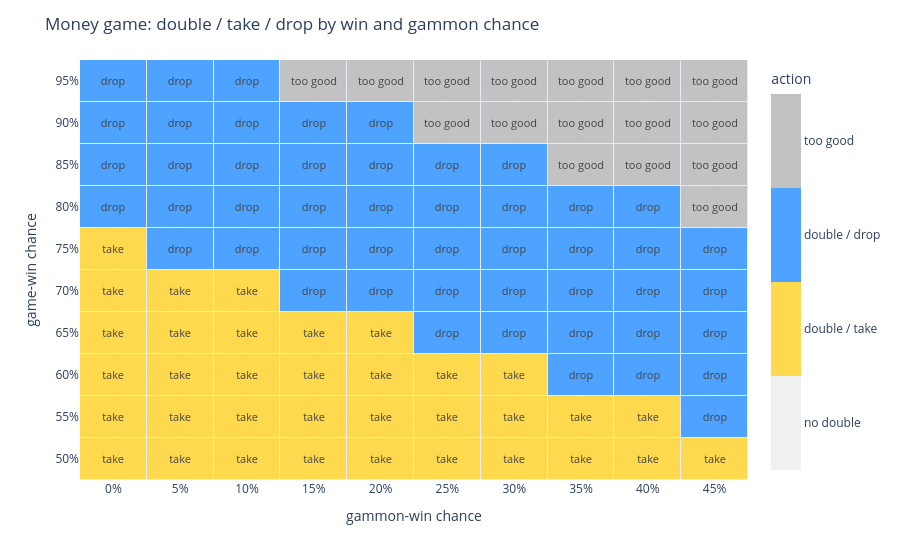

Write notebook code for a chart like this one.
### Markdown cell above
## The money-game cube map

Each cell is a position: your win chance down the side, your gammon-win chance across the top (a gammon is a win too, so it never exceeds the win chance). The colour is the correct cube action in an unlimited game, from the $m = W + G/2$ rule.

- **Yellow** — double, and the opponent has a **take**.
- **Blue** — double, and the opponent must **drop** (you cash a point).

Grey is *no double* (too weak, along the bottom) or *too good* (top-right — play on for the gammon).

### Code cell
import plotly.graph_objects as go

WINS = list(range(50, 100, 5))
GAMS = list(range(0, 46, 5))


def action(win, gammon):
    w, g = win / 100, gammon / 100
    if g > w:
        return None
    m = w + g / 2
    if m < 0.5:
        return 0
    if m <= 0.75:
        return 1
    if m <= 1.0:
        return 2
    return 3


LABELS = ["no double", "double / take", "double / drop", "too good"]
CELL = {0: "", 1: "take", 2: "drop", 3: "too good", None: ""}
z = [[action(w, g) for g in GAMS] for w in WINS]
text = [[CELL[action(w, g)] for g in GAMS] for w in WINS]

colors = ["#eef0f2", "#ffd94d", "#4da3ff", "#c2c2c2"]
scale = []
for i, c in enumerate(colors):
    scale += [[i / 4, c], [(i + 1) / 4, c]]

fig = go.Figure(go.Heatmap(
    z=z, x=[f"{g}%" for g in GAMS], y=[f"{w}%" for w in WINS],
    text=text, texttemplate="%{text}", textfont=dict(size=11),
    colorscale=scale, zmin=-0.5, zmax=3.5, xgap=1, ygap=1,
    colorbar=dict(tickvals=[0, 1, 2, 3], ticktext=LABELS, title="action")))
fig.update_layout(
    title="Money game: double / take / drop by win and gammon chance",
    xaxis_title="gammon-win chance", yaxis_title="game-win chance",
    margin=dict(t=60))
fig.show()

### Figure 1 — Plotly figure (JSON) as saved in the notebook; plotly's stock layout.template omitted (floating-point values rounded to 4 significant figures)
{"data": [{"colorbar": {"ticktext": ["no double", "double / take", "double / drop", "too good"], "tickvals": [0, 1, 2, 3], "title": {"text": "action"}}, "colorscale": [[0.0, "#eef0f2"], [0.25, "#eef0f2"], [0.25, "#ffd94d"], [0.5, "#ffd94d"], [0.5, "#4da3ff"], [0.75, "#4da3ff"], [0.75, "#c2c2c2"], [1.0, "#c2c2c2"]], "text": [["take", "take", "take", "take", "take", "take", "take", "take", "take", "take"], ["take", "take", "take", "take", "take", "take", "take", "take", "take", "drop"], ["take", "take", "take", "take", "take", "take", "take", "drop", "drop", "drop"], ["take", "take", "take", "take", "take", "drop", "drop", "drop", "drop", "drop"], ["take", "take", "take", "drop", "drop", "drop", "drop", "drop", "drop", "drop"], ["take", "drop", "drop", "drop", "drop", "drop", "drop", "drop", "drop", "drop"], ["drop", "drop", "drop", "drop", "drop", "drop", "drop", "drop", "drop", "too good"], ["drop", "drop", "drop", "drop", "drop", "drop", "drop", "too good", "too good", "too good"], ["drop", "drop", "drop", "drop", "drop", "too good", "too good", "too good", "too good", "too good"], ["drop", "drop", "drop", "too good", "too good", "too good", "too good", "too good", "too good", "too good"]], "textfont": {"size": 11}, "texttemplate": "%{text}", "type": "heatmap", "x": ["0%", "5%", "10%", "15%", "20%", "25%", "30%", "35%", "40%", "45%"], "xgap": 1, "y": ["50%", "55%", "60%", "65%", "70%", "75%", "80%", "85%", "90%", "95%"], "ygap": 1, "z": [[1, 1, 1, 1, 1, 1, 1, 1, 1, 1], [1, 1, 1, 1, 1, 1, 1, 1, 1, 2], [1, 1, 1, 1, 1, 1, 1, 2, 2, 2], [1, 1, 1, 1, 1, 2, 2, 2, 2, 2], [1, 1, 1, 2, 2, 2, 2, 2, 2, 2], [1, 2, 2, 2, 2, 2, 2, 2, 2, 2], [2, 2, 2, 2, 2, 2, 2, 2, 2, 3], [2, 2, 2, 2, 2, 2, 2, 3, 3, 3], [2, 2, 2, 2, 2, 3, 3, 3, 3, 3], [2, 2, 2, 3, 3, 3, 3, 3, 3, 3]], "zmax": 3.5, "zmin": -0.5}], "layout": {"margin": {"t": 60}, "title": {"text": "Money game: double / take / drop by win and gammon chance"}, "xaxis": {"title": {"text": "gammon-win chance"}}, "yaxis": {"title": {"text": "game-win chance"}}}}
